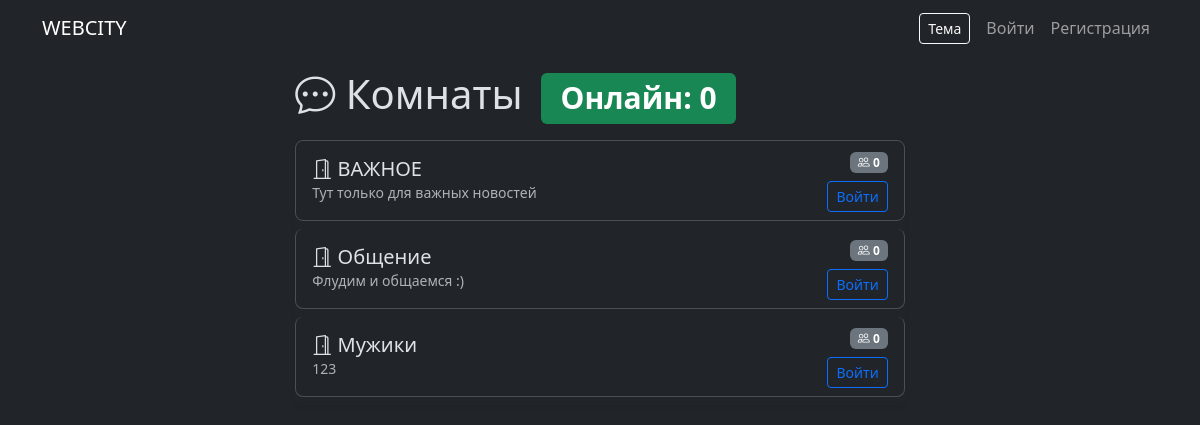
The page / (signed in) on the database as committed earlier.
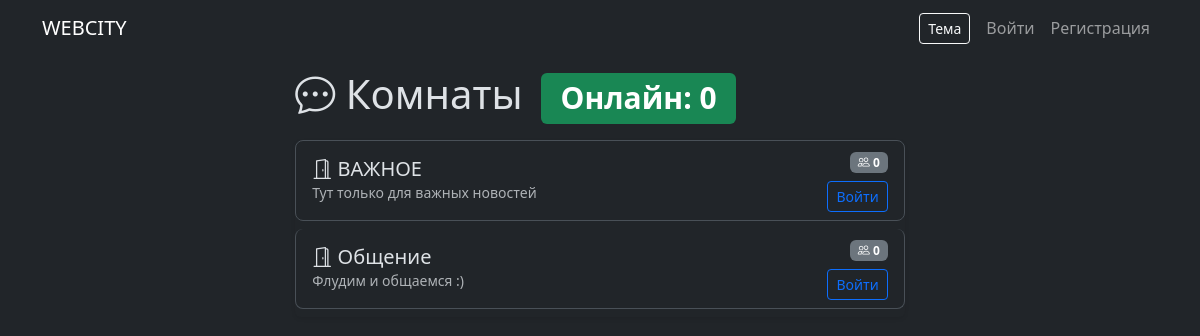
The same page on the database as committed later.
### tables this page shows
CREATE TABLE rooms (
        room_id INTEGER PRIMARY KEY AUTOINCREMENT,
        name TEXT UNIQUE,
        description TEXT
    );

### WEBCITY/web_app.py (the view)
@app.route('/')
def index():
    if 'nickname' in session:
        logged = True
        nickname = session['nickname']
    else:
        logged = False
        nickname = None
    conn = get_db_connection()
    rooms = conn.execute("SELECT name, description FROM rooms").fetchall()
    rooms_with_counts = []
    for r in rooms:
        cnt = conn.execute("SELECT COUNT(*) as c FROM users WHERE current_room = ?", (r['name'],)).fetchone()['c']
        rooms_with_counts.append({'name': r['name'], 'description': r['description'], 'count': cnt})
    five_minutes_ago = datetime.utcnow() - timedelta(minutes=5)
    online_count = conn.execute("SELECT COUNT(*) as c FROM users WHERE last_active >= ?", (five_minutes_ago,)).fetchone()['c']
    conn.close()
    return render_template('index.html', rooms=rooms_with_counts, logged=logged, nickname=nickname, online_count=online_count)

### WEBCITY/web_app.py (called while the page is built, shortened)
@app.before_request
def require_site_password():
    allowed = ["site_password", "static"]
    if request.endpoint in allowed or request.endpoint is None:
        return
    if not session.get("site_access_granted"):
        return redirect(url_for("site_password"))

def get_db_connection():
    conn = sqlite3.connect(DB_PATH, detect_types=sqlite3.PARSE_DECLTYPES | sqlite3.PARSE_COLNAMES)
    conn.row_factory = sqlite3.Row
    return conn

@app.context_processor
def inject_rooms_sidebar():
    try:
        conn = get_db_connection()
        rooms = conn.execute("SELECT name, description FROM rooms ORDER BY name").fetchall()
        out = []
        for r in rooms:
            cnt = conn.execute("SELECT COUNT(*) as c FROM users WHERE current_room = ?", (r['name'],)).fetchone()['c']
            out.append({'name': r['name'], 'description': r['description'], 'count': cnt})
        session_avatar = None
        nick = session.get('nickname')
        conn.close()
        return { 'rooms_sidebar': out, 'session_avatar': session_avatar }
    except Exception:
        return { 'rooms_sidebar': [], 'session_avatar': None }

### WEBCITY/templates/index.html (shortened to what this page needs)
{% extends "base.html" %}
{% block content %}
  <div class="row justify-content-center">
    <div class="col-lg-8 col-md-10">
      <div class="d-flex justify-content-between align-items-center mb-3">
        <h1 class="mb-0"><i class="bi bi-chat-dots"></i> Комнаты <span id="siteOnlineCount" class="badge bg-success ms-2">Онлайн: {{ online_count }}</span></h1>
      </div>
      <div class="list-group shadow-sm" id="roomsList">
        {% for r in rooms %}
          <div class="list-group-item d-flex justify-content-between align-items-center fadein mb-2 rounded-3" data-room="{{ r.name }}">
            <div>
              <a href="{{ url_for('room', room_name=r.name) }}" class="h5 text-decoration-none"><i class="bi bi-door-open"></i> {{ r.name }}</a>
              <div class="small text-muted">{{ r.description }}</div>
            </div>
            <div class="text-end">
              <span class="badge bg-secondary mb-1 room-count"><i class="bi bi-people"></i> {{ r.count }}</span><br>
              {% if session.get('nickname') %}
                <form action="{{ url_for('join_room', room_name=r.name) }}" method="post" class="d-inline">
                  <button class="btn btn-primary btn-sm mt-1">Войти</button>
                </form>
              {% else %}
                <a class="btn btn-outline-primary btn-sm mt-1" href="{{ url_for('login') }}">Войти</a>
              {% endif %}
            </div>
          </div>
        {% else %}
          <div class="alert alert-warning">Нет доступных комнат</div>
        {% endfor %}
      </div>
    </div>
  </div>
  <link rel="stylesheet" href="https://cdn.jsdelivr.net/npm/bootstrap-icons@1.11.1/font/bootstrap-icons.css">
{% endblock %}

### WEBCITY/templates/base.html (shortened to what this page needs)
<!doctype html>
<html lang="ru" data-bs-theme="dark">
<head>
  <link href="https://cdn.jsdelivr.net/npm/bootstrap@5.3.2/dist/css/bootstrap.min.css" rel="stylesheet">
</head>
<body>
<nav class="navbar navbar-expand-lg navbar-dark bg-dark fixed-top">
  <div class="container">
    <a class="navbar-brand" href="{{ url_for('index') }}">WEBCITY</a>
    <div class="collapse navbar-collapse">
      <ul class="navbar-nav ms-auto align-items-center">
        <li class="nav-item me-2">
          <button id="themeToggle" class="btn btn-sm btn-outline-light">Тема</button>
        </li>
        {% if session.get('nickname') %}
          <li class="nav-item d-flex align-items-center">
            {% if session_avatar %}
            <img class="gravatar" src="{{ session_avatar }}" alt="avatar">
          {% else %}
            <img class="gravatar" src="https://www.gravatar.com/avatar/{{ session['nickname']|gravatar_hash }}?d=identicon" alt="avatar">
          {% endif %}
            <span class="nav-link">Привет, {{ session['nickname'] }}</span>
          </li>
          <li class="nav-item"><a class="nav-link" href="{{ url_for('profile') }}">Профиль</a></li>
          {% if is_admin_nick(session['nickname']) %}
            <li class="nav-item"><a class="nav-link" href="{{ url_for('admin_rooms') }}">Админ</a></li>
          {% endif %}
          <li class="nav-item"><a class="nav-link" href="{{ url_for('dm_index') }}">DM</a></li>
          <li class="nav-item">
            <form action="{{ url_for('logout') }}" method="post" class="d-inline">
              <button class="btn btn-sm btn-outline-light">Выйти</button>
            </form>
          </li>
        {% else %}
          <li class="nav-item"><a class="nav-link" href="{{ url_for('login') }}">Войти</a></li>
          <li class="nav-item"><a class="nav-link" href="{{ url_for('register') }}">Регистрация</a></li>
        {% endif %}
      </ul>
    </div>
  </div>
</nav>
<div class="container fadein">
  <div class="row justify-content-center">
    <main class="col-lg-10">
      {% block content %}{% endblock %}
    </main>
  </div>
</div>
</body>
</html>

### WEBCITY/templates/base.html (style rules this page uses)
body { padding-top: 70px; }
.fadein { animation: fadein 0.7s; }

Rows that differ between the two databases and show on the page:
removed rooms: name "Мужики", description "123", count "0"
